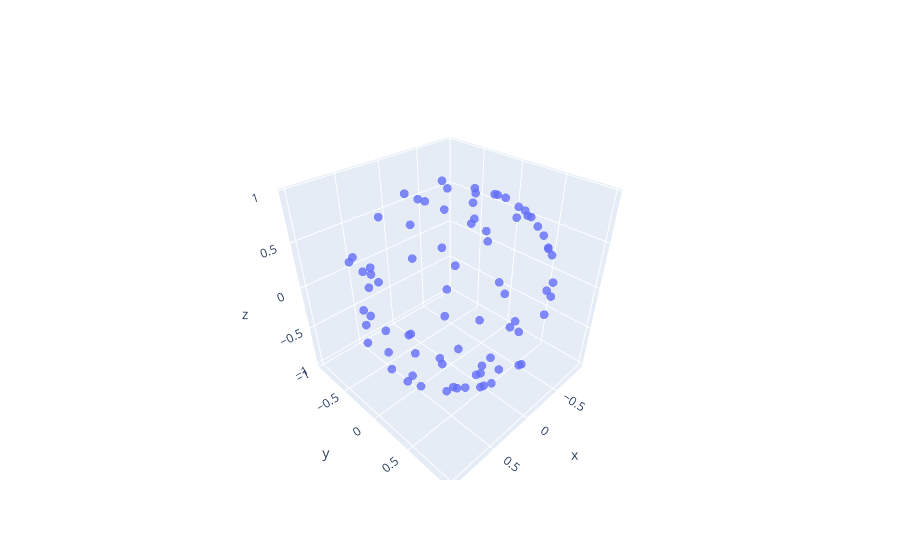

Notebook cell for this chart:
### Code cell
"""
Generate points to send to Mayer-Vietoris
"""

layout =go. Layout(
             scene=dict(
                 aspectmode='data'
         ))

#points = tadasets.torus(n=300, noise=0)
#points = tadasets.dsphere(n=100, d=2, r=1, noise =0, ambient = 12)
points = tadasets.dsphere(n=80, d=2, r=1, noise =0.0)

x = points[:,0]
y = points[:,1]
#z = np.zeros(points[:,1].shape[0])
z = points[:,2]
fig = go.Figure(data=[go.Scatter3d(
    x=x,
    y=y,
    z=z,
    mode='markers',
    #text = [str(x) for x in c],
    marker=dict(
        size=3,
        #color = c,             # set color to an array/list of desired values
        colorscale='HSV',
        # choose a colorscale
        opacity=0.8
    )
)],layout = layout)


"""
#
cyl0 = []
N = 10
y = 0
z = 0
step_x = 0.02
c = np.ones(20)
c[:2] = np.array([0.3,0.7])
c[-3:] = np.array([0.3,0.7,1,])[::-1]
for i in range(20):
    cyl0 += list(tadasets.dsphere(n=N, d=1, noise=0)*c[i])
cyl0 = np.array(cyl0)
step = 0.1
cyl0 = np.c_[cyl0,np.zeros(cyl0.shape[0]) - 1.13]
cyl0[:,0] += -1.3
cyl0[:,1] += -12
for i in range(cyl0.shape[0]):
    cyl0[i,-1] -= step
    step += step_x

    
center = np.average(cyl0, axis = 0)

points = cyl0 - center # center points
x =  points[:,0]
y =  points[:,1] 
z =  points[:,2] 
fig = go.Figure(data=[go.Scatter3d(
    x=x,
    y=y,
    z=z,
    mode='markers',
    marker=dict(
        size=3,
                      # set color to an array/list of desired values
          # choose a colorscale
        opacity=0.8
    )
)])
"""
#OK

"""
SEND TO circ_coords
"""
df = pd.DataFrame()
for i in range(points.shape[1]):
    df[str(i)] = points[:,i]
    #print("ij")
df.to_csv("cool_big_data.csv",index=False,header = False)
fig.show()

### Figure 1 — Plotly figure (JSON) as saved in the notebook; plotly's stock layout.template omitted (floating-point values rounded to 4 significant figures)
{"data": [{"marker": {"colorscale": [[0, "#ff0000"], [0.1111, "#ffa700"], [0.2222, "#afff00"], [0.3333, "#08ff00"], [0.4444, "#00ff9f"], [0.5556, "#00b7ff"], [0.6667, "#0010ff"], [0.7778, "#9700ff"], [0.8889, "#ff00bf"], [1, "#ff0000"]], "opacity": 0.8, "size": 3}, "mode": "markers", "type": "scatter3d", "x": [-0.6858, 0.8346, -0.6412, 0.2089, -0.1309, 0.27, -0.713, 0.7413, 0.772, 0.1611, -0.1286, -0.08611, -0.7709, 0.4961, -0.6937, 0.551, -0.5275, 0.07913, -0.5922, 0.06674, -0.5344, -0.4684, 0.734, 0.2827, 0.6693, -0.1784, 0.2716, -0.8398, 0.304, 0.3008, 0.7276, 0.2807, -0.7435, -0.8357, -0.6191, 0.9965, -0.8981, -0.21, -0.6905, 0.56, -0.7325, -0.6965, -0.1183, -0.2762, -0.8537, -0.7326, 0.3538, -0.9235, 0.5473, -0.6946, -0.6579, 0.02194, 0.5652, 0.1299, 0.3621, -0.2633, 0.2037, -0.6944, -0.5704, -0.3723, -0.6788, -0.5995, -0.2065, 0.7416, 0.2547, -0.6042, 0.758, 0.1088, 0.1806, -0.7656, 0.5794, -0.7558, 0.3972, -0.3446, 0.1859, 0.4953, 0.9663, 0.2435, -0.2912, 0.1967], "y": [0.3115, -0.1003, 0.3993, 0.7378, 0.9839, 0.7876, 0.5125, -0.5756, -0.3936, -0.513, 0.3341, 0.8472, 0.5475, -0.714, -0.05355, 0.4896, -0.5993, 0.9278, 0.4368, -0.1092, 0.688, -0.5234, 0.1519, 0.9382, 0.239, -0.06301, -0.1282, -0.4767, 0.495, 0.6836, -0.0953, -0.944, 0.6687, -0.5159, -0.7728, -0.01562, 0.0496, -0.3336, 0.6437, -0.3641, 0.1828, -0.0942, 0.5679, 0.9372, 0.01406, 0.423, 0.3824, -0.3651, -0.005943, 0.0466, 0.3124, 0.387, -0.7273, -0.5148, -0.889, 0.3357, -0.9301, -0.626, -0.104, -0.7656, -0.3289, -0.7076, 0.9293, 0.3511, -0.2994, -0.2744, -0.4761, -0.02898, 0.5783, 0.2724, 0.6499, -0.4299, -0.9149, -0.4516, -0.8391, 0.8371, 0.216, 0.6752, -0.9312, -0.3945], "z": [-0.6577, 0.5417, 0.6553, -0.6419, 0.122, 0.5538, 0.4784, 0.3452, -0.499, -0.8431, -0.9337, -0.5243, 0.3254, -0.4941, 0.7183, -0.6757, -0.6021, -0.3646, -0.6771, -0.9918, 0.4909, 0.7118, -0.6619, 0.1998, 0.7035, -0.9819, 0.9538, 0.2597, -0.814, -0.665, -0.6794, -0.1737, 0.00494, 0.1885, -0.1399, 0.08246, 0.4371, 0.919, 0.33, -0.7442, 0.6558, 0.7114, -0.8145, 0.2132, -0.5206, 0.5333, -0.8535, 0.1174, -0.8369, 0.7179, 0.6853, -0.9218, -0.3892, -0.8474, -0.2801, -0.9044, -0.3058, -0.3549, -0.8147, 0.5247, 0.6566, 0.3741, 0.3063, -0.5717, -0.9195, 0.7481, 0.4458, -0.9936, 0.7956, 0.5828, -0.4919, 0.4938, -0.07213, -0.823, 0.5112, -0.232, 0.1403, -0.6962, 0.2191, 0.8976]}], "layout": {"scene": {"aspectmode": "data"}}}
